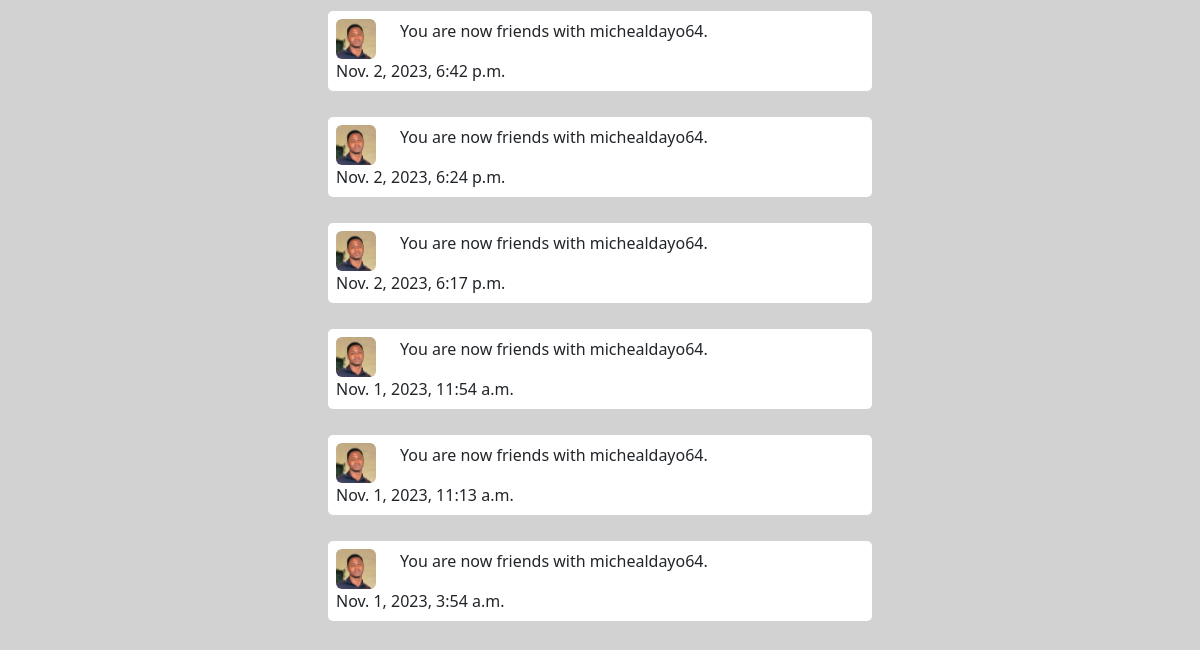
/notification/ (signed in, lower part), run on an earlier commit of the app's database.
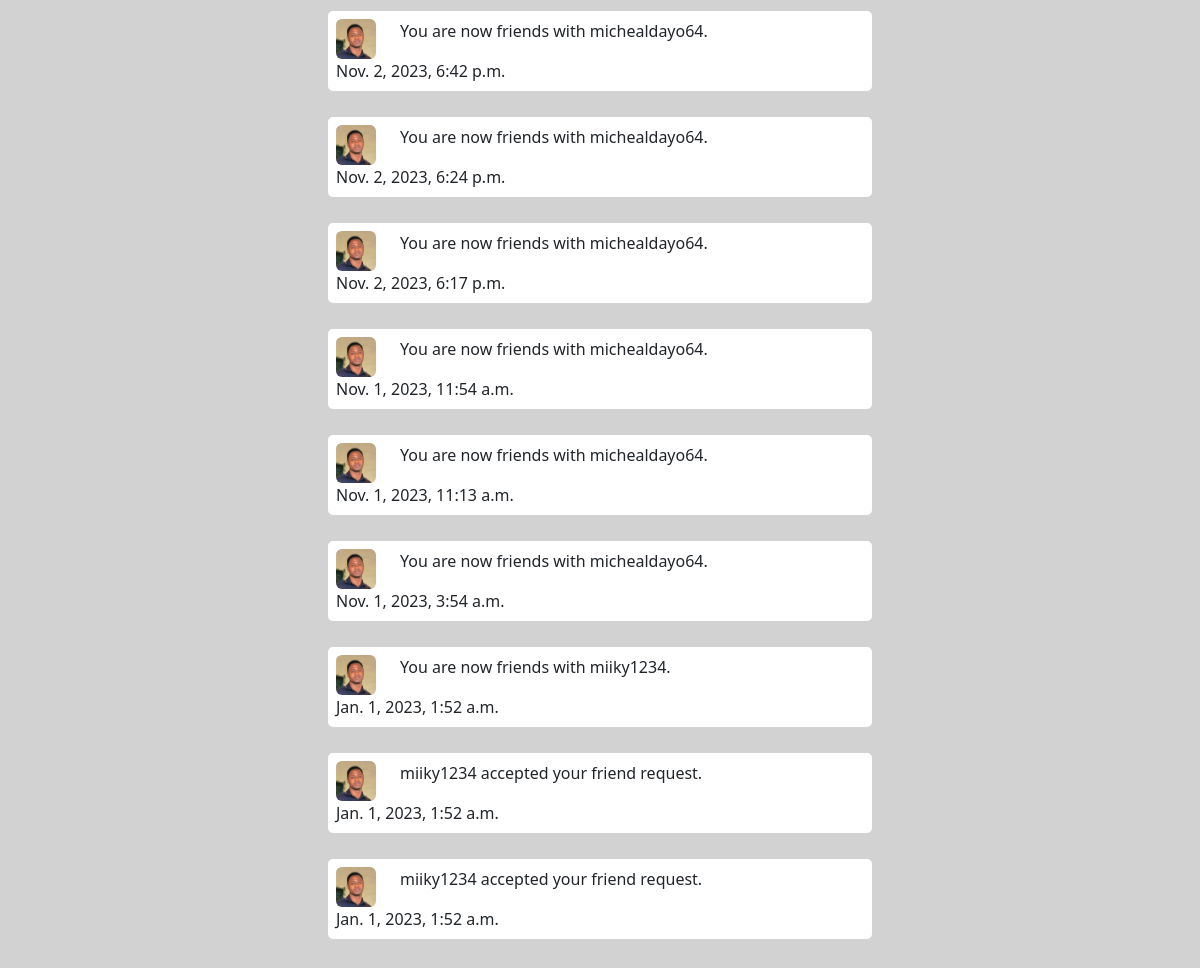
And on a later commit of the database.
### notification_app/models.py (models this page shows, shortened)
class Notification(models.Model):
    target = models.ForeignKey(
        settings.AUTH_USER_MODEL, on_delete=models.CASCADE)
    from_user = models.ForeignKey(
        settings.AUTH_USER_MODEL, on_delete=models.CASCADE, null=True, blank=True, related_name='from_user')
    redirect_url = models.URLField(max_length=500, null=True, unique=False,
                                   blank=True, help_text="The URL to redirect to when to clicked")
    verb = models.CharField(
        max_length=255, unique=False, blank=True, null=True)
    timestamp = models.DateTimeField(auto_now_add=True)
    read = models.BooleanField(default=False)
    content_type = models.ForeignKey(ContentType, on_delete=models.SET_NULL, null=True)
    object_id = models.PositiveBigIntegerField()
    content_object = GenericForeignKey()

### account/models.py (models this page shows, shortened)
class Accounts(AbstractBaseUser):
    email = models.EmailField(verbose_name="email", max_length=60, unique=True)
    username = models.CharField(max_length=30, unique=True)
    first_name = models.CharField(max_length=30, null=True, blank=True)
    last_name = models.CharField(max_length=30, null=True, blank=True)
    date_joined = models.DateTimeField(
        verbose_name='date joined', auto_now_add=True)
    last_login = models.DateTimeField(verbose_name='last login', auto_now=True)
    is_admin = models.BooleanField(default=False)
    is_active = models.BooleanField(default=True)
    is_staff = models.BooleanField(default=False)
    is_superuser = models.BooleanField(default=False)
    profile_image = models.ImageField(max_length=255, upload_to=get_profile_image_filepath,
                                      null=True, blank=True, default=get_default_profile_image)
    hide_email = models.BooleanField(default=True)
    uid = models.CharField(max_length=225, blank=True, null=True)
    USERNAME_FIELD = 'email'
    REQUIRED_FIELDS = ['username']
    objects = MyAccountManager()

### notification_app/views.py (the view)
# urls.py: path('', notification_index, name="notification-index")
def notification_index(request):
    context = {}
    user = request.user
    if user.is_authenticated:
        friend_request_ct = ContentType.objects.get_for_model(FriendRequest)
        friend_list_ct = ContentType.objects.get_for_model(FriendsList)
        notifications = Notification.objects.filter(target=user, content_type__in=[friend_request_ct, friend_list_ct]).order_by('-timestamp')
        context['notifications'] = notifications
    return render(request, 'notification_app/notification.html', context)

### notification_app/templates/notification_app/notification.html (shortened to what this page needs)
{% extends 'base.html' %}
{% load static %}
{% block content %}
<br>
    <div class="row">
      <div class="col-3">
      </div>
      <div class="col-6">
        {% for i in notifications %}
        <div class="card p-2">
            <div class="d-flex align-items-center">
              <img class="rounded" style="width: 40px; height: 40px;" src="{{ i.from_user.profile_image.url }}" alt="" srcset="">
              <p class="ms-4">{{ i.verb }}</p>
            </div>
            <span class="font-weight-bold">{{ i.timestamp }}</span>
        </div>
        <br>
        {% endfor %}
      </div>
      <div class="col-3">
      </div>
    </div>
{% endblock %}

What changed in the data, as far as the page shows it:
added Notification: from_user.profile_image (picture), verb "You are now friends with miiky1234.", timestamp "Jan. 1, 2023, 1:52 a.m."
added Notification: from_user.profile_image (picture), verb "miiky1234 accepted your friend request.", timestamp "Jan. 1, 2023, 1:52 a.m."
added Notification: from_user.profile_image (picture), verb "miiky1234 accepted your friend request.", timestamp "Jan. 1, 2023, 1:52 a.m."
